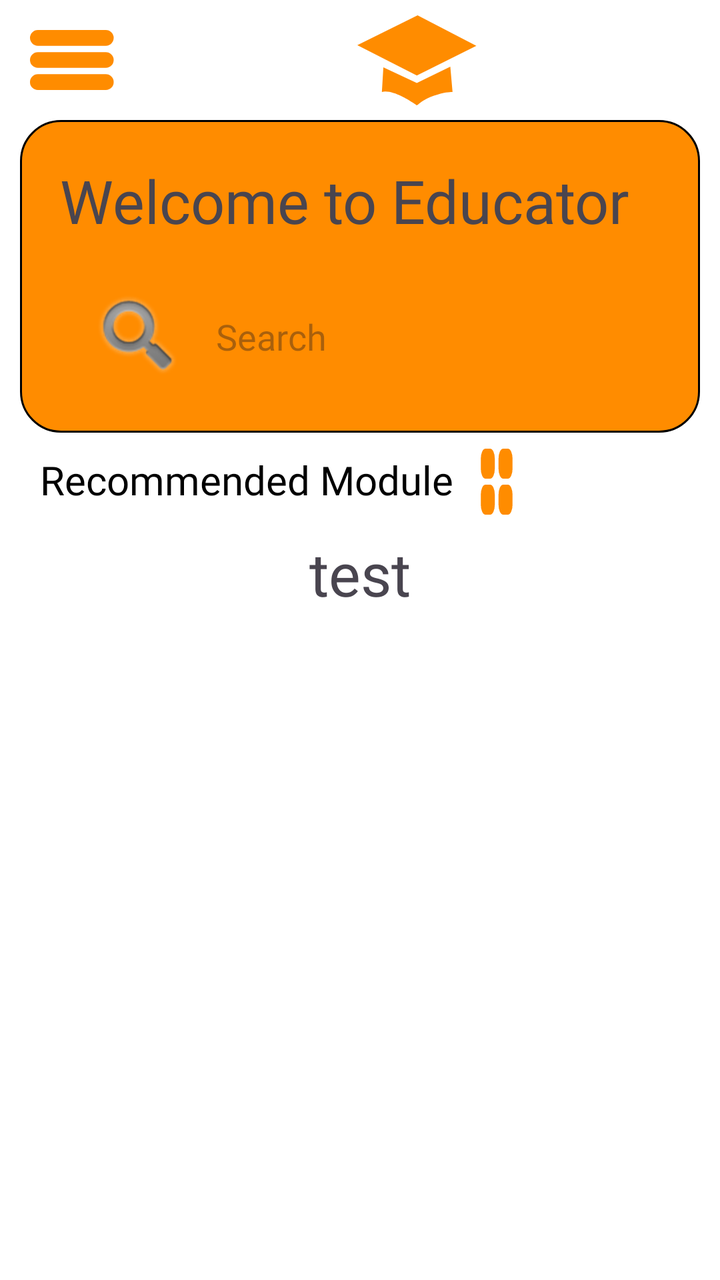
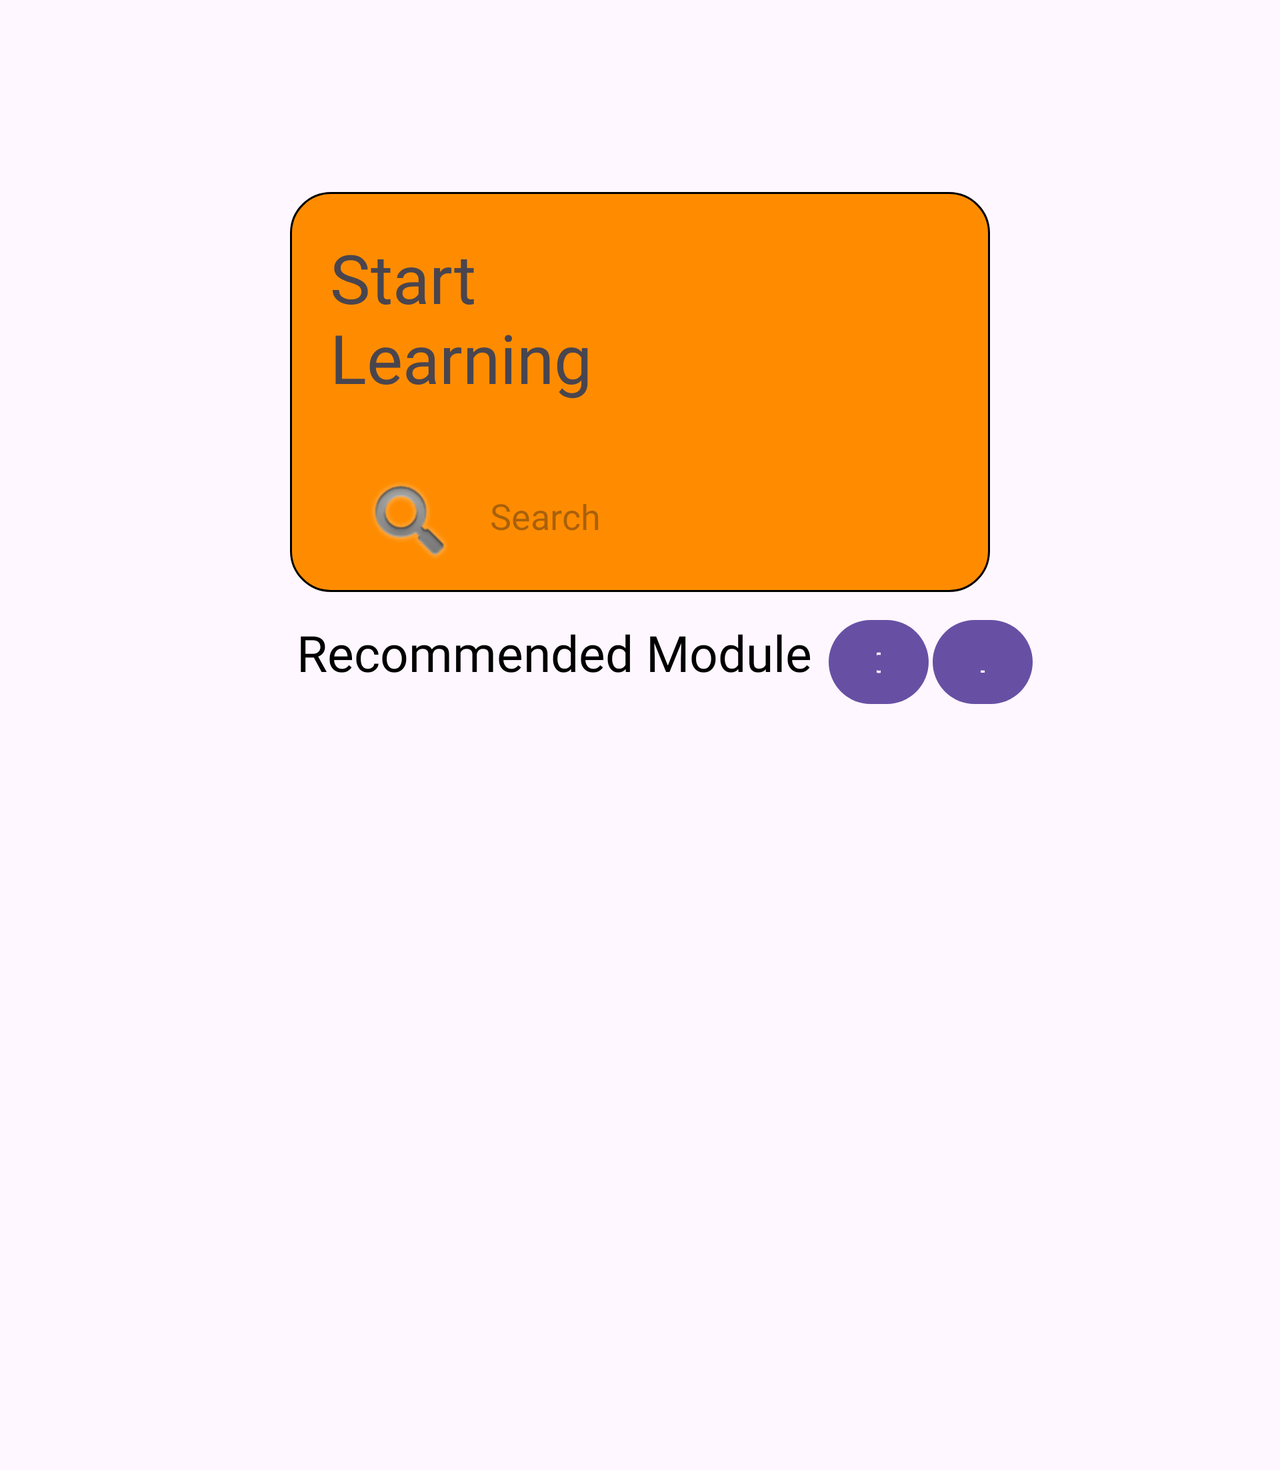

Compare how this app lays out the same screen by default and in its alternative resource folder. The renders come first, then the two layout files and the values they reference.
<!-- AndroidManifest.xml: activity theme Theme.ADOPSE_APP -->
<!-- res/layout/activity_main.xml -->
<?xml version="1.0" encoding="utf-8"?>
<androidx.constraintlayout.widget.ConstraintLayout xmlns:android="http://schemas.android.com/apk/res/android"
    xmlns:app="http://schemas.android.com/apk/res-auto"
    xmlns:tools="http://schemas.android.com/tools"
    android:id="@+id/main"
    android:layout_width="match_parent"
    android:layout_height="match_parent"
    android:background="@color/white"
    tools:context=".MainActivity">


    <androidx.constraintlayout.widget.ConstraintLayout
        android:id="@+id/navigation_bar"
        android:layout_width="match_parent"
        android:layout_height="60dp"
        app:layout_constraintEnd_toEndOf="parent"
        app:layout_constraintLeft_toLeftOf="parent"
        app:layout_constraintTop_toTopOf="parent"
        app:layout_constraintBottom_toTopOf="@+id/searchBlock">

        <ImageButton
            android:id="@+id/navigation_button"
            android:layout_width="wrap_content"
            android:layout_height="match_parent"
            android:layout_marginLeft="15dp"
            android:background="@color/white"
            app:layout_constraintBottom_toBottomOf="parent"
            app:layout_constraintLeft_toLeftOf="parent"
            app:layout_constraintTop_toTopOf="parent"
            app:srcCompat="@drawable/toggle_button"
            tools:ignore="SpeakableTextPresentCheck,TouchTargetSizeCheck" />

        <ImageButton
            android:id="@+id/logo_button"
            android:layout_width="wrap_content"
            android:layout_height="match_parent"
            android:layout_marginLeft="15dp"
            android:background="@color/white"
            app:layout_constraintBottom_toBottomOf="parent"
            app:layout_constraintLeft_toRightOf="@id/navigation_button"
            app:layout_constraintRight_toLeftOf="@id/User"
            app:layout_constraintTop_toTopOf="parent"
            app:srcCompat="@drawable/logo_transparent"
            tools:ignore="SpeakableTextPresentCheck" />

        <ImageButton
            android:id="@+id/User"
            android:layout_width="wrap_content"
            android:layout_height="match_parent"
            android:layout_marginRight="15dp"
            android:background="@color/white"
            app:layout_constraintRight_toRightOf="parent"
            app:layout_constraintTop_toTopOf="parent"
            app:srcCompat="@drawable/user"
            tools:ignore="SpeakableTextPresentCheck" />

    </androidx.constraintlayout.widget.ConstraintLayout>

    
        <androidx.constraintlayout.widget.ConstraintLayout
        android:id="@+id/searchBlock"
        android:layout_width="match_parent"
        android:layout_height="wrap_content"
        android:background="@drawable/banner"
        android:layout_marginRight="10dp"
        android:layout_marginLeft="10dp"
        app:layout_constraintEnd_toEndOf="parent"
        app:layout_constraintLeft_toLeftOf="parent"
        app:layout_constraintTop_toBottomOf="@+id/navigation_bar">

        <TextView
            android:id="@+id/searchtext"
            android:layout_width="match_parent"
            android:layout_height="wrap_content"
            android:text="Welcome to Educator"
            android:textAppearance="@style/TextAppearance.AppCompat.Display1"
            android:textFontWeight="@integer/material_motion_duration_medium_2"
            android:textStyle="bold"
            android:textSize="30dp"
            android:layout_margin="20dp"
            app:layout_constraintLeft_toLeftOf="parent"
            app:layout_constraintRight_toRightOf="parent"
            app:layout_constraintTop_toTopOf="parent" />


            <EditText
                android:id="@+id/SearchBar"
                android:layout_width="match_parent"
                android:layout_height="56dp"
                android:layout_margin="20dp"
                android:layout_weight="1"
                android:background="@drawable/banner_white"
                android:drawableStart="@android:drawable/ic_search_category_default"
                android:drawablePadding="15dp"
                android:ems="10"
                android:hint="Search"
                android:inputType="text"
                android:padding="15dp"
                android:textColor="@color/black"
                app:layout_constraintBottom_toBottomOf="parent"
                app:layout_constraintEnd_toEndOf="parent"
                app:layout_constraintStart_toStartOf="parent"
                app:layout_constraintTop_toBottomOf="@+id/searchtext"
                app:layout_constraintVertical_bias="0.0" />

        </androidx.constraintlayout.widget.ConstraintLayout>

    
    <androidx.constraintlayout.widget.ConstraintLayout
        android:id="@+id/RecommendBlock"
        android:layout_width="match_parent"
        android:layout_height="50dp"
        android:layout_marginStart="10dp"
        android:layout_marginEnd="10dp"
        android:layout_marginTop="0dp"
        app:layout_constraintTop_toBottomOf="@+id/searchBlock"
        app:layout_constraintBottom_toTopOf="@+id/Modules_discovery">

        <TextView
            android:id="@+id/Recommend"
            android:layout_width="wrap_content"
            android:layout_height="match_parent"
            android:padding="10dp"
            android:text="Recommended Module"
            android:textColor="@color/black"
            android:textFontWeight="100"
            android:textSize="20dp"
            android:textStyle="bold"
            app:layout_constraintEnd_toStartOf="@+id/gridViewButton"
            app:layout_constraintStart_toStartOf="parent"
            app:layout_constraintTop_toTopOf="parent"
            app:layout_constraintBottom_toBottomOf="parent"/>

        <ImageButton
            android:id="@+id/gridViewButton"
            android:layout_width="0dp"
            android:layout_height="0dp"
            android:layout_marginEnd="90dp"
            android:background="@drawable/button_background_twolist"
            app:layout_constraintBottom_toBottomOf="parent"
            app:layout_constraintEnd_toEndOf="parent"
            app:layout_constraintStart_toEndOf="@+id/Recommend"
            app:layout_constraintTop_toTopOf="parent"
            tools:ignore="SpeakableTextPresentCheck" />


    </androidx.constraintlayout.widget.ConstraintLayout>

    
    <ScrollView
        android:id="@+id/Modules_discovery"
        android:layout_width="match_parent"
        android:layout_height="0dp"
        android:layout_marginStart="10dp"
        android:layout_marginEnd="10dp"
        app:layout_constraintBottom_toBottomOf="parent"
        app:layout_constraintEnd_toEndOf="parent"
        app:layout_constraintStart_toStartOf="parent"
        app:layout_constraintTop_toBottomOf="@+id/RecommendBlock"
        tools:ignore="SpeakableTextPresentCheck">

        <androidx.constraintlayout.widget.ConstraintLayout
            android:id="@+id/LinearModules"
            android:layout_width="match_parent"
            android:layout_height="0dp"
            android:orientation="vertical">

            <TextView
                android:id="@+id/testtext"
                android:layout_width="match_parent"
                android:layout_height="50dp"
                android:textSize="30dp"
                android:text="test"
                android:gravity="center_horizontal"
                app:layout_constraintStart_toStartOf="parent"
                app:layout_constraintEnd_toEndOf="parent"
                />


        </androidx.constraintlayout.widget.ConstraintLayout>

    </ScrollView>
    <Button
        android:id="@+id/loadMoreButton"
        android:layout_width="wrap_content"
        android:layout_height="wrap_content"
        android:text="Φόρτωση Περισσότερων"
        android:visibility="gone"
        android:background="@color/light_orange"
        app:layout_constraintBottom_toBottomOf="parent"
        app:layout_constraintEnd_toEndOf="parent"
        app:layout_constraintStart_toStartOf="parent"
        app:layout_constraintTop_toBottomOf="@id/LinearModules"
        tools:ignore="NotSibling" />

</androidx.constraintlayout.widget.ConstraintLayout>
<!-- resources referenced by this layout -->
<resources>
  <color name="black">#FF000000</color>
  <color name="light_orange">#FF8C00</color>
  <color name="white">#FFFFFFFF</color>
  <!-- drawable banner (drawable) -->
  <?xml version="1.0" encoding="utf-8"?>
  <selector xmlns:android="http://schemas.android.com/apk/res/android">
      <item>
          <shape android:shape="rectangle">
              <solid android:color="@color/light_orange" /> 
              <stroke android:color="@color/black" android:width="1dp" />
              <corners android:radius="20dp" />
          </shape>
      </item>
  </selector>
  <!-- drawable button_background_twolist (drawable) -->
  <selector xmlns:android="http://schemas.android.com/apk/res/android">
      
      <item android:drawable="@drawable/module_button_twolist_active" android:state_pressed="true"   />
      
      <item android:drawable="@drawable/module_button_twolist"/>
  </selector>
  <!-- drawable logo_transparent (drawable) -->
  <vector xmlns:android="http://schemas.android.com/apk/res/android"
      android:width="60dp"
      android:height="45dp"
      android:viewportWidth="60"
      android:viewportHeight="45">
    <path
        android:pathData="M30.124,0L0,14.876L29.752,30.124L59.504,15.248L30.124,0Z"
        android:fillColor="#FF8C00"/>
    <path
        android:pathData="M12.273,38.306L13.017,26.033L29.752,33.843L46.488,25.661L47.603,38.306C47.603,38.306 44.152,38.077 38.306,40.165C33.099,42.025 31.736,43.636 29.752,45C29.752,45 24.917,41.653 21.57,40.165C19.291,39.152 15.248,37.562 12.273,38.306Z"
        android:fillColor="#FF8C00"/>
  </vector>
  <!-- drawable toggle_button (drawable) -->
  <vector xmlns:android="http://schemas.android.com/apk/res/android"
      android:width="42dp"
      android:height="30dp"
      android:viewportWidth="42"
      android:viewportHeight="30">
    <path
        android:pathData="M3.947,0L37.895,0A3.947,3.947 0,0 1,41.842 3.947L41.842,3.947A3.947,3.947 0,0 1,37.895 7.895L3.947,7.895A3.947,3.947 0,0 1,0 3.947L0,3.947A3.947,3.947 0,0 1,3.947 0z"
        android:fillColor="#FF8C00"/>
    <path
        android:pathData="M3.947,22.105L37.895,22.105A3.947,3.947 0,0 1,41.842 26.053L41.842,26.053A3.947,3.947 0,0 1,37.895 30L3.947,30A3.947,3.947 0,0 1,0 26.053L0,26.053A3.947,3.947 0,0 1,3.947 22.105z"
        android:fillColor="#FF8C00"/>
    <path
        android:pathData="M3.947,11.053L37.895,11.053A3.947,3.947 0,0 1,41.842 15L41.842,15A3.947,3.947 0,0 1,37.895 18.947L3.947,18.947A3.947,3.947 0,0 1,0 15L0,15A3.947,3.947 0,0 1,3.947 11.053z"
        android:fillColor="#FF8C00"/>
  </vector>
  <style name="Theme.ADOPSE_APP" parent="Base.Theme.ADOPSE_APP" />
  <!-- drawable module_button_twolist (drawable) -->
  <vector xmlns:android="http://schemas.android.com/apk/res/android"
      android:width="30dp"
      android:height="30dp"
      android:viewportWidth="30"
      android:viewportHeight="30">
    <path
        android:pathData="M3,0L27,0A3,3 0,0 1,30 3L30,27A3,3 0,0 1,27 30L3,30A3,3 0,0 1,0 27L0,3A3,3 0,0 1,3 0z"
        android:fillColor="#FFFFFF"/>
    <path
        android:pathData="M7.8,4.8L10.8,4.8A3,3 0,0 1,13.8 7.8L13.8,10.8A3,3 0,0 1,10.8 13.8L7.8,13.8A3,3 0,0 1,4.8 10.8L4.8,7.8A3,3 0,0 1,7.8 4.8z"
        android:fillColor="#FF8C00"/>
    <path
        android:pathData="M19.2,4.8L22.2,4.8A3,3 0,0 1,25.2 7.8L25.2,10.8A3,3 0,0 1,22.2 13.8L19.2,13.8A3,3 0,0 1,16.2 10.8L16.2,7.8A3,3 0,0 1,19.2 4.8z"
        android:fillColor="#FF8C00"/>
    <path
        android:pathData="M7.8,15.6L10.8,15.6A3,3 0,0 1,13.8 18.6L13.8,21.6A3,3 0,0 1,10.8 24.6L7.8,24.6A3,3 0,0 1,4.8 21.6L4.8,18.6A3,3 0,0 1,7.8 15.6z"
        android:fillColor="#FF8C00"/>
    <path
        android:pathData="M19.2,15.6L22.2,15.6A3,3 0,0 1,25.2 18.6L25.2,21.6A3,3 0,0 1,22.2 24.6L19.2,24.6A3,3 0,0 1,16.2 21.6L16.2,18.6A3,3 0,0 1,19.2 15.6z"
        android:fillColor="#FF8C00"/>
  </vector>
  <style name="Base.Theme.ADOPSE_APP" parent="Theme.Material3.DayNight.NoActionBar">
          
          
          <item name="android:fontFamily">@font/ubuntu_medium</item>
      </style>
</resources>
<!-- res/layout-land/activity_main.xml (the repository's variant of the layout above) -->
<!-- drawn on the phone turned sideways -->
<?xml version="1.0" encoding="utf-8"?>
<ScrollView xmlns:android="http://schemas.android.com/apk/res/android"
    xmlns:app="http://schemas.android.com/apk/res-auto"
    xmlns:tools="http://schemas.android.com/tools"
    android:layout_width="match_parent"
    android:layout_height="match_parent">

    <androidx.constraintlayout.widget.ConstraintLayout
        android:id="@+id/main"
        android:layout_width="match_parent"
        android:layout_height="wrap_content"
        tools:context=".MainActivity">

        <TextView
            android:id="@+id/Recommend"
            android:layout_width="wrap_content"
            android:layout_height="wrap_content"
            android:layout_marginStart="0dp"
            android:layout_marginTop="10dp"
            android:padding="10px"
            android:text="Recommended Module"
            android:textColor="@color/black"
            android:textFontWeight="100"
            android:textSize="25sp"
            android:textStyle="bold"
            app:layout_constraintStart_toStartOf="@+id/searchBlock"
            app:layout_constraintTop_toBottomOf="@+id/searchBlock" />

        <ImageView
            android:id="@+id/User"
            android:layout_width="wrap_content"
            android:layout_height="wrap_content"
            android:layout_margin="10dp"
            app:layout_constraintRight_toRightOf="parent"
            app:layout_constraintTop_toTopOf="parent"
            app:srcCompat="@drawable/user" />

        

        

        <Button
            android:id="@+id/listViewButton"
            android:layout_width="50dp"
            android:layout_height="50dp"
            android:layout_marginStart="5dp"
            android:layout_marginTop="10dp"
            android:text="O"
            app:layout_constraintStart_toEndOf="@+id/Recommend"
            app:layout_constraintTop_toBottomOf="@+id/searchBlock"/>

        <Button
            android:id="@+id/gridViewButton"
            android:layout_width="50dp"
            android:layout_height="50dp"
            android:layout_marginStart="2dp"
            android:layout_marginTop="0dp"
            android:text="L"
            app:layout_constraintStart_toEndOf="@+id/listViewButton"
            app:layout_constraintTop_toTopOf="@+id/Recommend" />

        <androidx.constraintlayout.widget.ConstraintLayout
            android:id="@+id/searchBlock"
            android:layout_width="350dp"
            android:layout_height="200dp"
            android:layout_marginTop="96dp"
            android:layout_marginBottom="10dp"
            android:background="@drawable/banner"
            app:layout_constraintBottom_toTopOf="@+id/Recommend"
            app:layout_constraintEnd_toEndOf="parent"
            app:layout_constraintLeft_toLeftOf="parent"
            app:layout_constraintStart_toStartOf="parent"
            app:layout_constraintTop_toTopOf="parent">

            <EditText
                android:id="@+id/SearchBar"
                android:layout_width="302dp"
                android:layout_height="50dp"
                android:layout_marginLeft="20dp"
                android:layout_marginBottom="10dp"
                android:background="@drawable/banner_white"
                android:drawableStart="@android:drawable/ic_search_category_default"
                android:drawablePadding="16dp"
                android:ems="10"
                android:hint="Search"
                android:inputType="text"
                android:padding="16dp"
                android:textColor="@color/black"
                app:layout_constraintBottom_toBottomOf="parent"
                app:layout_constraintLeft_toLeftOf="parent" />

            <TextView
                android:id="@+id/searchtext"
                android:layout_width="173dp"
                android:layout_height="93dp"
                android:layout_margin="20dp"
                android:text="Start Learning"
                android:textAppearance="@style/TextAppearance.AppCompat.Display1"
                android:textFontWeight="@integer/material_motion_duration_medium_1"
                android:textStyle="bold"
                app:layout_constraintLeft_toLeftOf="parent"
                app:layout_constraintTop_toTopOf="parent" />
        </androidx.constraintlayout.widget.ConstraintLayout>

        <ScrollView
            android:id="@+id/Modules_discovery"
            android:layout_width="409dp"
            android:layout_height="369dp"
            android:layout_marginStart="2dp"
            android:layout_marginTop="366dp"
            app:layout_constraintBottom_toBottomOf="parent"
            app:layout_constraintEnd_toEndOf="parent"
            app:layout_constraintStart_toStartOf="parent"
            app:layout_constraintTop_toTopOf="parent">

            <androidx.constraintlayout.widget.ConstraintLayout
                android:id="@+id/LinearModules"
                android:layout_width="match_parent"
                android:layout_height="wrap_content"
                android:orientation="vertical" />
        </ScrollView>

    </androidx.constraintlayout.widget.ConstraintLayout>

</ScrollView>
<!-- resources referenced by the variant -->
<!-- as the phone turned sideways resolves them -->
<resources>
  <color name="black">#FF000000</color>
  <!-- drawable banner (drawable) -->
  <?xml version="1.0" encoding="utf-8"?>
  <selector xmlns:android="http://schemas.android.com/apk/res/android">
      <item>
          <shape android:shape="rectangle">
              <solid android:color="@color/light_orange" /> 
              <stroke android:color="@color/black" android:width="1dp" />
              <corners android:radius="20dp" />
          </shape>
      </item>
  </selector>
  <style name="Theme.ADOPSE_APP" parent="Base.Theme.ADOPSE_APP" />
  <color name="light_orange">#FF8C00</color>
  <style name="Base.Theme.ADOPSE_APP" parent="Theme.Material3.DayNight.NoActionBar">
          
          
          <item name="android:fontFamily">@font/ubuntu_medium</item>
      </style>
</resources>
